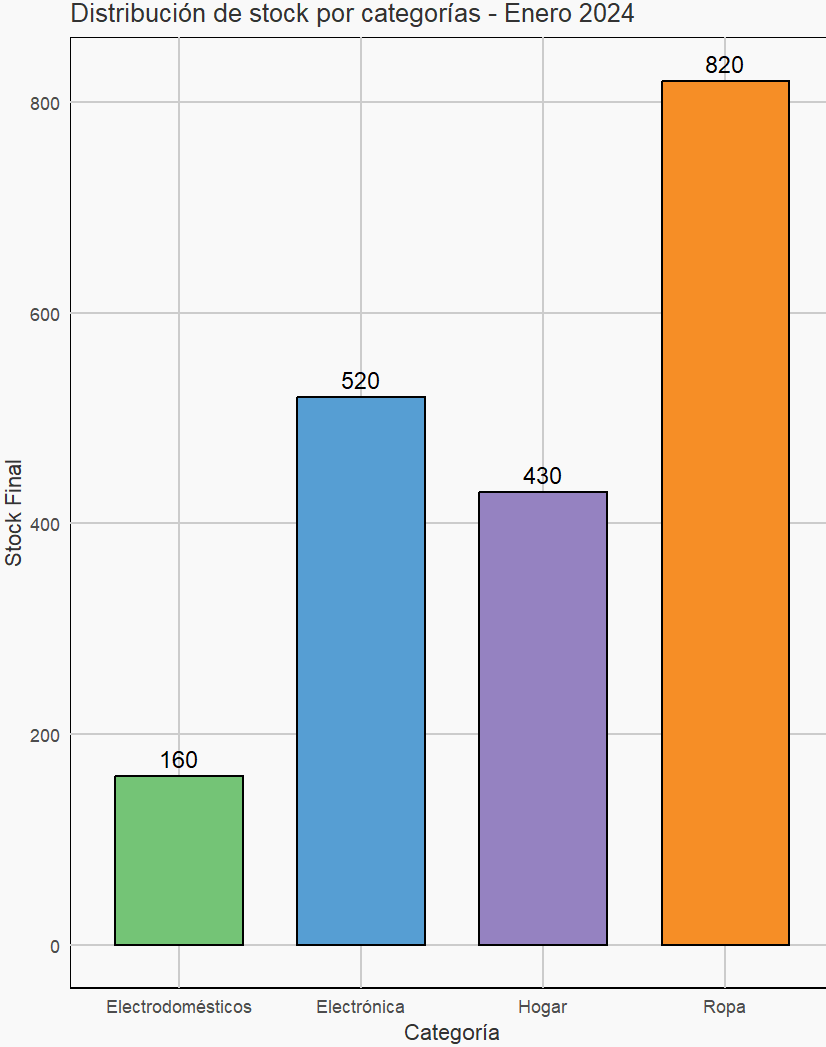

Write the R code that produced this figure.
library(readxl)
library(ggplot2)


# URL del archivo
url <- "https://raw.githubusercontent.com/Rodrigojaure92/30daychartchallenge/main/Day09-major-minor/stock_retail_enero2024.xlsx"
temp_file <- tempfile(fileext = ".xlsx")
download.file(url, temp_file, mode = "wb")
data <- read_excel(temp_file)
unlink(temp_file)


# Asignar colores HEX a cada categoría
colores <- c(
  "Electrónica" = "#569ed3",       # Azul claro
  "Electrodomésticos" = "#74c476", # Verde claro
  "Ropa" = "#f68e26",              # Naranja claro
  "Hogar" = "#9582c1"              # Púrpura claro
)

# Crear gráfico de barras con valores encima
grafico <- ggplot(data, aes(x = Categoria, y = Stock_Final, fill = Categoria)) +
  geom_bar(stat = "identity", color = "black", width = 0.7) +
  geom_text(aes(label = Stock_Final), vjust = -0.5, size = 4, color = "black") + # Etiquetas de valores
  scale_fill_manual(values = colores) +
  theme_minimal() +
  labs(
    title = "Distribución de stock por categorías - Enero 2024",
    x = "Categoría",
    y = "Stock Final"
  ) +
  theme(
    text = element_text(color = "#333333"), # Texto en negro ligero
    panel.grid.major = element_line(color = "#cccccc"), # Líneas de cuadrícula en gris claro
    panel.grid.minor = element_blank(), # Sin líneas de cuadrícula menores
    plot.background = element_rect(fill = "#f9f9f9"), # Fondo blanco ligero
    panel.background = element_rect(fill = "#f9f9f9"), # Fondo panel blanco ligero
    legend.position = "none" # Sin leyenda
  )

print(grafico)
